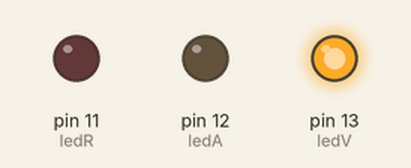
Bench run of a sketch on a simulated Arduino Uno, built with avr-gcc and run on an emulated ATmega328P. On the bench: output pins drawn as LEDs (lit = HIGH).

Above: at 0.5 s.
At 2.5 s:
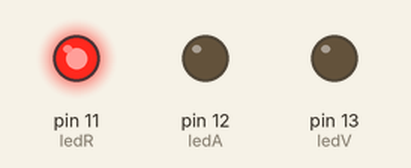
At 3.5 s:
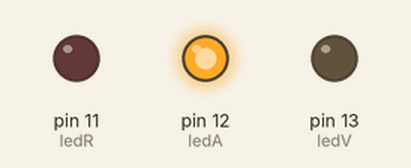
Timing chart, 0 to 5.2 s (numbered marks = the images above):
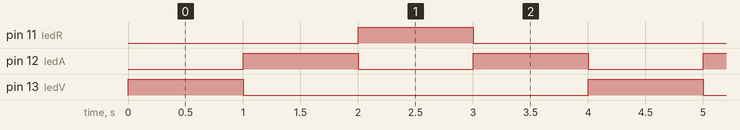

Measured:
- by itself, pin 11 (ledR), pin 13 (ledV): alternates HIGH for 1.0 s and LOW for 3.0 s
- by itself, pin 12 (ledA): alternates HIGH for 1.0 s and LOW for 1.0 s
- by itself, everything shown: repeats every 4.0 s, in 4 steps

The sketch:

TrafficLights.ino
```cpp
// C++ code
//
int ledV = 13;
int ledA = 12;
int ledR = 11;

void setup(){
	pinMode(ledV, OUTPUT);
	pinMode(ledA, OUTPUT);
	pinMode(ledR, OUTPUT);
}

void loop(){
	digitalWrite(ledV, HIGH);
    digitalWrite(ledA, LOW);
	digitalWrite(ledR, LOW);
    yellowLight();
	digitalWrite(ledV, LOW);
	digitalWrite(ledA, LOW);
	digitalWrite(ledR, HIGH);
	yellowLight();
}

void yellowLight() {
  	delay(1000);
    digitalWrite(ledV, LOW);
	digitalWrite(ledA, HIGH);
	digitalWrite(ledR, LOW);
    delay(1000);
}
```
